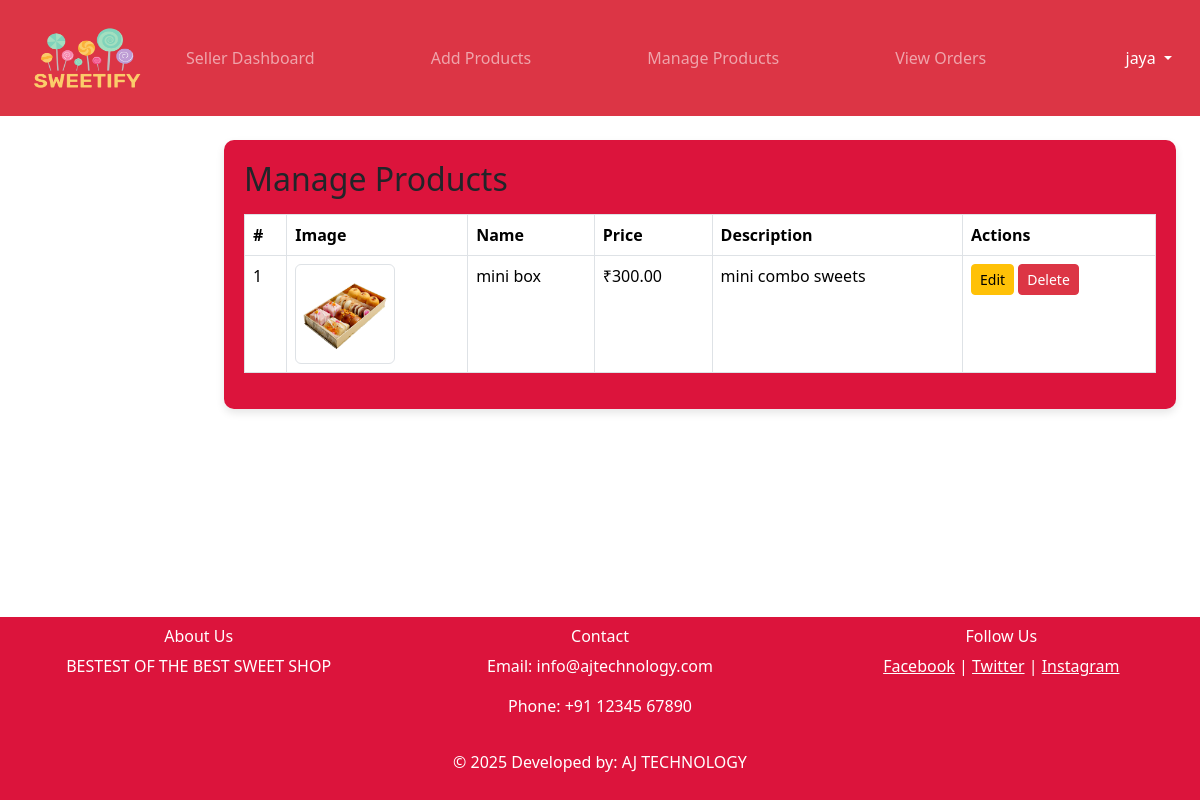
/manage-products/ (signed in), run on the app's committed database.
### myapp/models.py (models this page shows, shortened)
class CustomUser(AbstractUser):
    USER_TYPES = (
        ('admin', 'Admin'),
        ('seller', 'Seller'),
        ('user', 'User'),
    )
    user_type = models.CharField(max_length=10, choices=USER_TYPES)
    phone = models.BigIntegerField(null=True)

class Product(models.Model):
    seller = models.ForeignKey(settings.AUTH_USER_MODEL, on_delete=models.CASCADE)  # Relates product to a user/seller
    name = models.CharField(max_length=200)
    description = models.TextField()
    price = models.DecimalField(max_digits=10, decimal_places=2)
    image = models.ImageField(upload_to='product')  # Upload to the 'products/' folder

### myapp/views.py (the view)
# urls.py: path('manage-products/', views.manage_products, name='manage_products'),
@login_required
def manage_products(request):
    products = Product.objects.filter(seller=request.user)
    context = {'products': products}
    return render(request, 'manage_products.html', context)

### myapp/templates/manage_products.html (shortened to what this page needs)
{% extends 'sellerbase.html' %}
{% block content %}
<div class="container mt-4">
    <h2>Manage Products</h2>
    {% if products %}
        <table class="table table-bordered mt-3">
            <thead>
                <tr>
                    <th>#</th>
                    <th>Image</th>
                    <th>Name</th>
                    <th>Price</th>
                    <th>Description</th>
                    <th>Actions</th>
                </tr>
            </thead>
            <tbody>
                {% for product in products %}
                <tr>
                    <td>{{ forloop.counter }}</td>
                    <td>
                        <img src="{{ product.image.url }}" alt="{{ product.name }}" class="img-thumbnail" width="100">
                    </td>
                    <td>{{ product.name }}</td>
                    <td>₹{{ product.price }}</td>
                    <td>{{ product.description }}</td>
                    <td>
                        <a href="{% url 'edit_product' product.id %}" class="btn btn-warning btn-sm">Edit</a>
                        <form action="{% url 'delete_product' product.id %}" method="POST" style="display:inline-block;">
                            <button type="submit" class="btn btn-danger btn-sm">Delete</button>
                        </form>
                    </td>
                </tr>
                {% endfor %}
            </tbody>
        </table>
    {% else %}
        <p>No products found. <a href="{% url 'add_product' %}">Add a new product</a></p>
    {% endif %}
</div>
{% endblock %}

### myapp/templates/sellerbase.html (shortened to what this page needs)
<!DOCTYPE html>
<html lang="en">
<head>
    {% load static %}
    <link href="https://cdn.jsdelivr.net/npm/bootstrap@5.3.3/dist/css/bootstrap.min.css" rel="stylesheet">
</head>
<body>
    <nav class="navbar navbar-expand-lg navbar-dark bg-danger">
        <div class="container-fluid">
            <a class="navbar-brand" href="#"><img src="{% static 'images/logo.png' %}" width="150" height="90" alt="Sweetify Logo"/></a>
            <div class="collapse navbar-collapse" id="navbarTogglerDemo03">
                <ul class="navbar-nav me-auto mb-2 mb-lg-0">
                    <li class="nav-item">
                        <a class="nav-link" href="{% url 'dashboard' %}">Seller Dashboard</a>
                    </li>
                    <li class="nav-item">
                        <a class="nav-link" href="{% url 'add_product' %}">Add Products</a>
                    </li>
                    <li class="nav-item">
                        <a class="nav-link" href="{% url 'manage_products' %}">Manage Products</a>
                    </li>
                    <li class="nav-item">
                        <a class="nav-link" href="{% url 'seller_orders' %}">View Orders</a>
                    </li>
                </ul>
            </div>
            <ul class="navbar-nav me-auto mb-2 mb-lg-0">
                {% if user.is_authenticated %}
                    <li class="nav-item dropdown mx-2">
                        <a class="nav-link dropdown-toggle text-white" href="#" id="profileDropdown" role="button" data-bs-toggle="dropdown" aria-expanded="false">
                            {{ user.username }}
                        </a>
                    </li>
                {% else %}
                    <li class="nav-item mx-2">
                        <a class="nav-link text-white" href="{% url 'login' %}">Login</a>
                    </li>
                {% endif %}
            </ul>
        </div>
    </nav>
    <div class="container-fluid content">
        <div class="row">
            <main class="col-md-12 ms-sm-auto col-lg-10 px-md-4">
                {% block content %}
                {% endblock %}
            </main>
        </div>
    </div>
    <footer>
        <div class="row">
            <div class="col-md-4">
                <h6>About Us</h6>
                <p>BESTEST OF THE BEST SWEET SHOP</p>
            </div>
            <div class="col-md-4">
                <h6>Contact</h6>
                <p>Email: info@ajtechnology.com</p>
                <p>Phone: +91 12345 67890</p>
            </div>
            <div class="col-md-4">
                <h6>Follow Us</h6>
                <a href="#" class="text-white">Facebook</a> |
                <a href="#" class="text-white">Twitter</a> |
                <a href="#" class="text-white">Instagram</a>
            </div>
        </div>
        <div class="mt-3">
            <p>&copy; 2025 Developed by: AJ TECHNOLOGY</p>
        </div>
    </footer>
</body>
</html>

### myapp/templates/manage_products.html (style rules this page uses)
.container { background-color:crimson; padding: 20px; border-radius: 10px; box-shadow: 0 4px 8px rgba(0, 0, 0, 0.1); margin-top: 20px; margin-bottom: 20px; }
.table thead { background-color: #343a40; color: white; }

### data on the page
CustomUser: username "jaya"
Product: image (picture), name "mini box", price "300.00", description "mini combo sweets"
